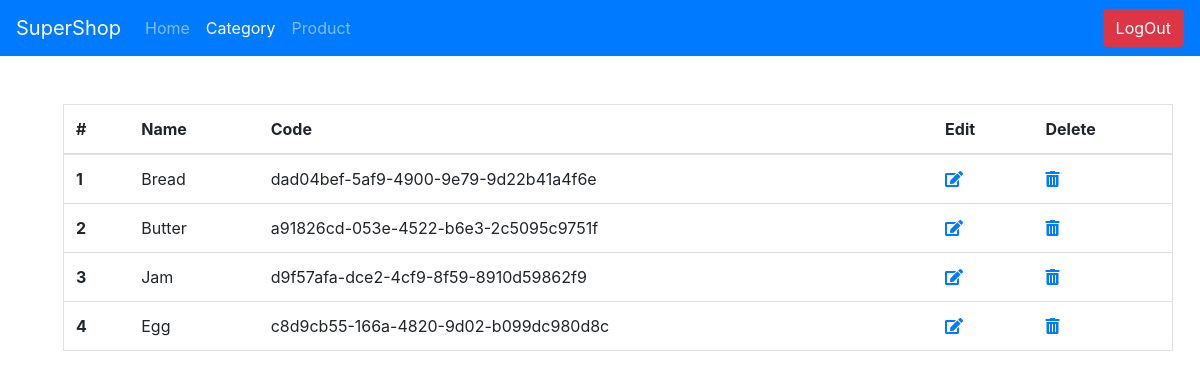
/supershop_admin/category/view/ (signed in), run on an earlier commit of the app's database.
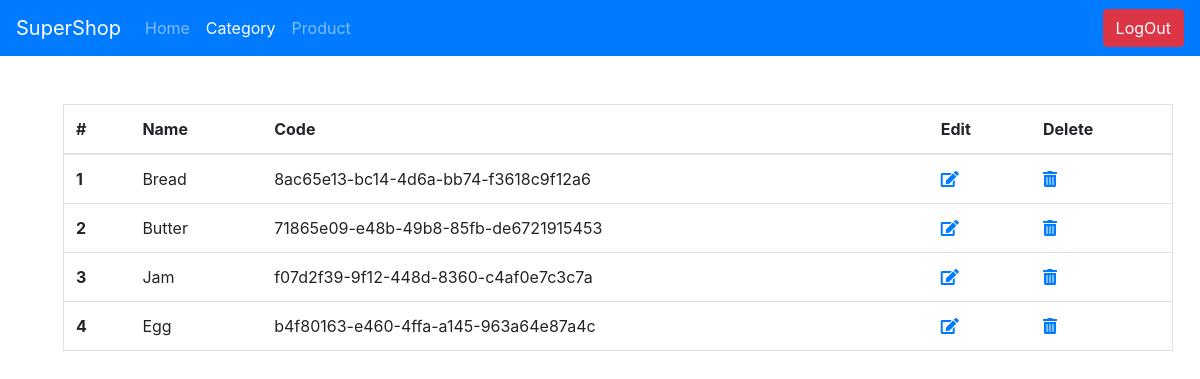
And on a later commit of the database.
### supershop_app/models.py (models this page shows, shortened)
class ProductCategory(models.Model):
    id = models.AutoField(primary_key=True)
    category_code = models.UUIDField(default=uuid.uuid4)
    category_name = models.CharField(max_length=255, blank=False, null=False, unique=True)

### supershop_app/views.py (the view, shortened to what this page needs)
# urls.py: path('supershop_admin/category/<str:ops>/', views.admin_category_operation, name="admin_category_operation"),
@login_required(login_url='/supershop_admin/')
def admin_category_operation(request, ops):
    if request.method == "POST":
        if ops == 'add':
            form = CategoryForm(request.POST)
            if form.is_valid():
                messages.success(request, "Succesfully added.")
                form.save()
            else:
                messages.error(request, "Something Went Wrong.")
            return redirect("/supershop_admin/category/add/")
        elif 'edit' in ops:
            cat_id = ops.split('__')[-1]
            cat = models.ProductCategory.objects.filter(pk=cat_id).first()
            form = CategoryForm(request.POST, instance=cat)
            if form.is_valid():
                form.save()
                messages.success(request, "Succesfully Updated.")
            else:
                messages.error(request, "Something Went Wrong.")
            return redirect("/supershop_admin/category/view/")
        elif 'delete' in ops:
            cat_id = ops.split('__')[-1]
            cat = models.ProductCategory.objects.filter(pk=cat_id).delete()
            return JsonResponse(1, safe=False)
    elif request.method == 'GET':
        if ops == 'add':
            form = CategoryForm()
            return render(request, "all_forms.html",
                          context={'is_logged_in': request.user.is_authenticated,
                                   "form": form,
                                   "title": "Add Category",
                                   "admin": 1,
                                   'logout': request.user.is_authenticated,
                                   "btn_name": "ADD Category",
                                   "admin_category": "active"})
        elif ops == 'view':
            categories = models.ProductCategory.objects.all()
            return render(request, 'view_categories.html',
                          context={
                              'is_logged_in': request.user.is_authenticated,
                              "categories": categories,
                              "title": "View Category",
                              "admin": 1,
                              'logout': request.user.is_authenticated,
                              "admin_category": "active"
                          })
        else:
            return redirect("admin_category")

### supershop_app/templates/supershop_app/view_categories.html (shortened to what this page needs)
{% extends 'base.html' %}
{% load static %}
{% block content %}
    <div class="container m-5">
        <table class="table border">
            <thead>
                <tr>
                    <th scope="col">#</th>
                    <th scope="col">Name</th>
                    <th scope="col">Code</th>
                    <th scope="col">Edit</th>
                    <th scope="col">Delete</th>
                </tr>
            </thead>
            <tbody>
            {% for category in categories %}
                <tr>
                    <th scope="row">{{ forloop.counter }}</th>
                    <td>{{ category.category_name }}</td>
                    <td>{{ category.category_code }}</td>
                    <td><a href="/supershop_admin/category/edit__{{ category.pk }}/"><i class="fas fa-edit"></i></a></td>
                    <td><a onclick="deleteFunc({{ category.pk }})" href="" ><i class="fas fa-trash-alt"></i></a></td>
                </tr>
            {% endfor %}
            </tbody>
        </table>
    </div>
{% endblock %}

What changed in the data, as far as the page shows it:
changed ProductCategory "Bread": category_code "dad04bef-5af9-4900-9e79-9d22b41a4f6e" → "8ac65e13-bc14-4d6a-bb74-f3618c9f12a6"
changed ProductCategory "Butter": category_code "a91826cd-053e-4522-b6e3-2c5095c9751f" → "71865e09-e48b-49b8-85fb-de6721915453"
changed ProductCategory "Jam": category_code "d9f57afa-dce2-4cf9-8f59-8910d59862f9" → "f07d2f39-9f12-448d-8360-c4af0e7c3c7a"
changed ProductCategory "Egg": category_code "c8d9cb55-166a-4820-9d02-b099dc980d8c" → "b4f80163-e460-4ffa-a145-963a64e87a4c"
